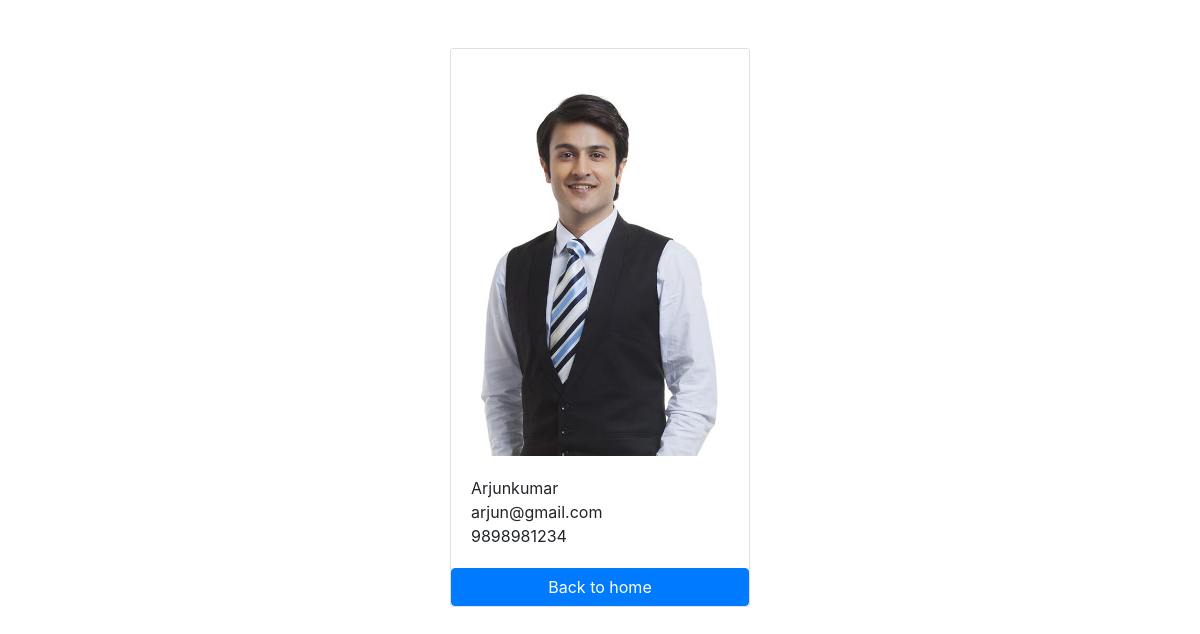
The app's page /employee/6/ with its own data.
### details/models.py (models this page shows, shortened)
class Employee(models.Model):
    first_name=models.CharField(max_length=100)
    last_name=models.CharField(max_length=100)
    photo=models.ImageField(upload_to='images')
    designation=models.CharField(max_length=100)
    email_address=models.EmailField(max_length=100)
    phone_number=models.CharField(max_length=10,blank=True)

### details/views.py (the view)
# urls.py: path('<int:pk>/',views.employee_detail, name='employee_detail'),
def employee_detail(request,pk):
    employee=get_object_or_404(Employee,pk=pk)
    context={
        'employee':employee,
    }
    return render(request,'employee_detail.html',context)

### templates/employee_detail.html (shortened to what this page needs)
<!DOCTYPE html>
<html lang="en">
<head>
    <link rel="stylesheet" href="https://cdn.jsdelivr.net/npm/bootstrap@4.6.2/dist/css/bootstrap.min.css">
</head>
<body>
    <div class="container pt-5">
        <div class="card mx-auto" style="width: 300px">
        <img src="{{employee.photo.url}}" class="card-img-top">
        <div class="card-body">
            <p class="card-text m-0">{{employee.first_name}}{{employee.last_name}}</p>
            <p class="card-text m-0">{{employee.email_address}}</p>
            <p class="card-text m-0">{{employee.phone_number}}</p>
        </div>
        <a href="{% url 'home' %}" class="btn btn-primary">Back to home</a>
        </div>
    </div>
</body>
</html>

### records on screen
Employee: photo (picture), first_name "Arjun", last_name "kumar", email_address "arjun@gmail.com", phone_number "9898981234"
